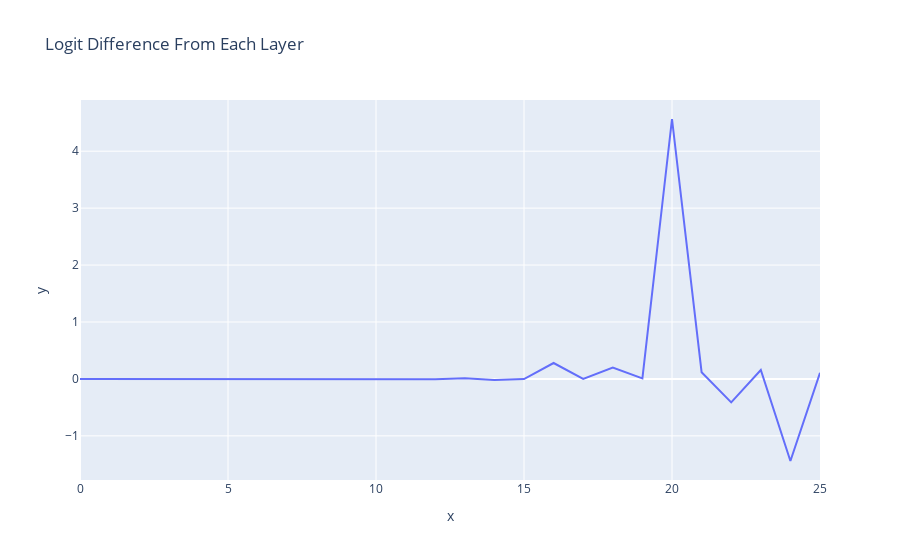

The notebook cell saved with this chart:
### Markdown cell above
We can repeat the above analysis but for each layer (this is equivalent to the differences between adjacent residual streams)

Note: Annoying terminology overload - layer k of a transformer means the kth **transformer block**, but each block consists of an **attention layer** (to move information around) *and* an **MLP layer** (to process information). 

We see that only attention layers matter, which makes sense! The IOI task is about moving information around (ie moving the correct name and not the incorrect name), and less about processing it. And again we note that attention layer 9 improves things a lot, while attention 10 and attention 11 *decrease* performance

### Code cell
per_layer_residual, labels = cache.decompose_resid(layer=-1, pos_slice=-1, return_labels=True)
per_layer_logit_diffs = residual_stack_to_logit_diff(per_layer_residual, cache)
line(per_layer_logit_diffs, hover_name=labels, title="Logit Difference From Each Layer")

### Figure 1 — Plotly figure (JSON) as saved in the notebook; plotly's stock layout.template omitted (floating-point values rounded to 4 significant figures)
{"data": [{"hovertemplate": "<b>%{hovertext}</b><br><br>x=%{x}<br>y=%{y}<extra></extra>", "hovertext": ["embed", "pos_embed", "0_attn_out", "0_mlp_out", "1_attn_out", "1_mlp_out", "2_attn_out", "2_mlp_out", "3_attn_out", "3_mlp_out", "4_attn_out", "4_mlp_out", "5_attn_out", "5_mlp_out", "6_attn_out", "6_mlp_out", "7_attn_out", "7_mlp_out", "8_attn_out", "8_mlp_out", "9_attn_out", "9_mlp_out", "10_attn_out", "10_mlp_out", "11_attn_out", "11_mlp_out"], "legendgroup": "", "line": {"color": "#636efa", "dash": "solid"}, "marker": {"symbol": "circle"}, "mode": "lines", "name": "", "orientation": "v", "showlegend": false, "type": "scatter", "x": [0, 1, 2, 3, 4, 5, 6, 7, 8, 9, 10, 11, 12, 13, 14, 15, 16, 17, 18, 19, 20, 21, 22, 23, 24, 25], "xaxis": "x", "y": [-0.0002837, 0.0002966, -0.006656, -0.0008817, -0.00155, 0.0003389, 5.122e-05, 0.002205, -0.001459, -0.001722, -0.005434, 0.0009054, -0.005739, 0.01081, -0.01817, -0.002557, 0.2796, 0.0008324, 0.1995, 0.009918, 4.565, 0.1174, -0.4123, 0.1565, -1.442, 0.1065], "yaxis": "y"}], "layout": {"autosize": true, "legend": {"tracegroupgap": 0}, "title": {"text": "Logit Difference From Each Layer"}, "xaxis": {"anchor": "y", "autorange": true, "domain": [0, 1], "range": [0, 25], "title": {"text": "x"}, "type": "linear"}, "yaxis": {"anchor": "x", "autorange": true, "domain": [0, 1], "range": [-1.775, 4.899], "title": {"text": "y"}, "type": "linear"}}}
